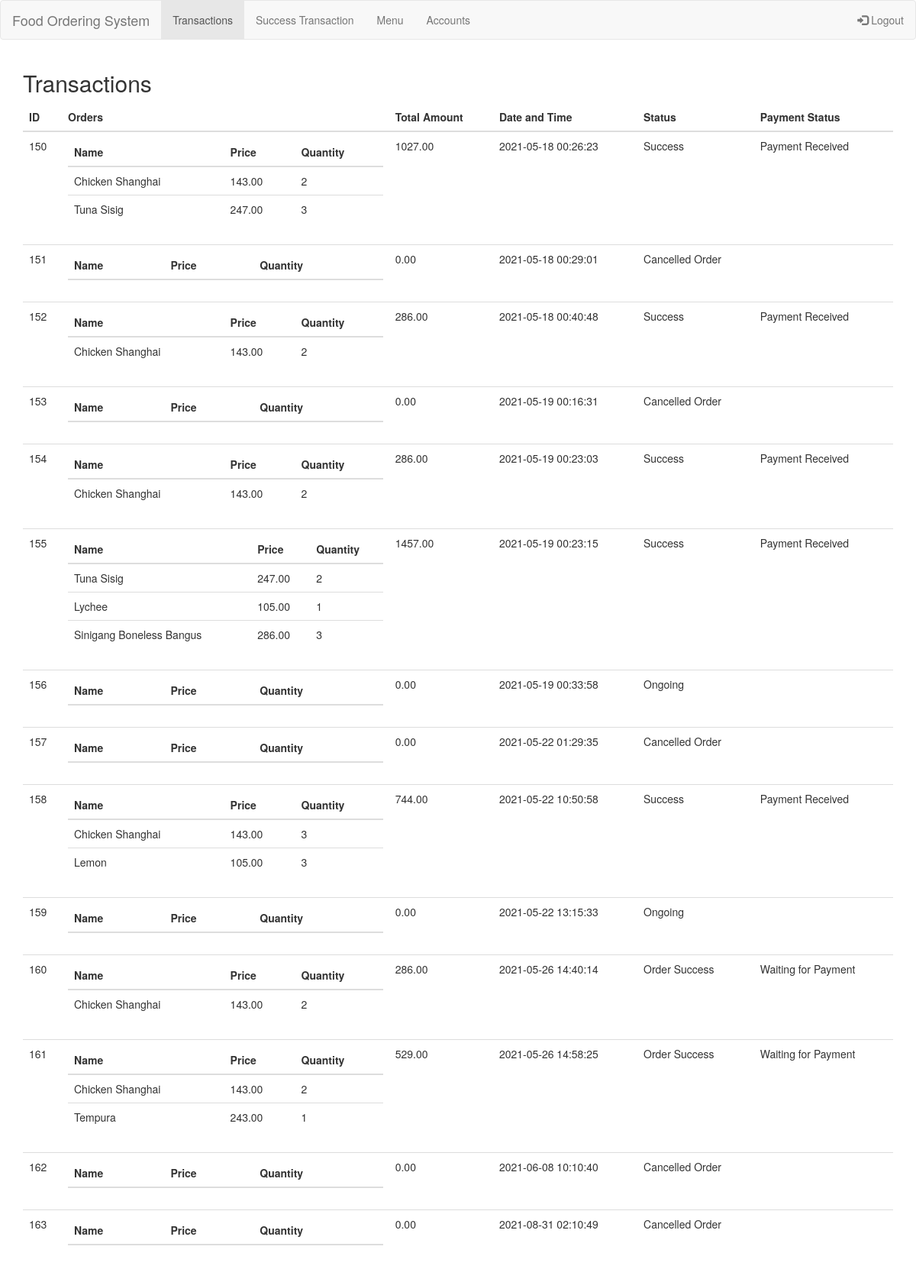
Page /admin/transaction.php (signed in) on the committed database.
### tables this page shows
CREATE TABLE `transactions` (
  `id` int(11) NOT NULL AUTO_INCREMENT,
  `status` varchar(255) DEFAULT NULL,
  `total` decimal(10,2) DEFAULT NULL,
  `datetime` datetime DEFAULT NULL,
  `paymentstatus` varchar(255) DEFAULT NULL,
  `foodserve` varchar(255) DEFAULT NULL,
  `user_id` int(11) DEFAULT NULL,
  PRIMARY KEY (`id`) USING BTREE,
  KEY `user_id` (`user_id`),
  CONSTRAINT `transactions_ibfk_1` FOREIGN KEY (`user_id`) REFERENCES `user_accounts` (`id`)
);

CREATE TABLE `orders` (
  `id` int(11) NOT NULL AUTO_INCREMENT,
  `transaction_id` int(11) DEFAULT NULL,
  `menu_id` int(11) DEFAULT NULL,
  `quantity` varchar(255) DEFAULT NULL,
  PRIMARY KEY (`id`) USING BTREE,
  KEY `transaction_id` (`transaction_id`) USING BTREE,
  KEY `menu_id` (`menu_id`) USING BTREE,
  CONSTRAINT `orders_ibfk_1` FOREIGN KEY (`transaction_id`) REFERENCES `transactions` (`id`),
  CONSTRAINT `orders_ibfk_2` FOREIGN KEY (`menu_id`) REFERENCES `menu` (`id`)
);

CREATE TABLE `menu` (
  `id` int(11) NOT NULL AUTO_INCREMENT,
  `name` varchar(255) DEFAULT NULL,
  `price` decimal(10,2) DEFAULT NULL,
  `category` varchar(255) DEFAULT NULL,
  `photo` varchar(255) DEFAULT NULL,
  PRIMARY KEY (`id`) USING BTREE
);

### admin/transaction.php (the view, shortened to what this page needs)
<!DOCTYPE html>
<html lang="en">
<head>
    <link rel="stylesheet" href="template/bootstrap.min.css">
</head>
<?php include_once("../dbconfig.php"); ?>
<body>
    <nav class="navbar navbar-default">
        <div class="container-fluid">
            <div class="navbar-header">
                <a class="navbar-brand" href="#">Food Ordering System</a>
            </div>
            <ul class="nav navbar-nav">
                <li class="active"><a href="transaction.php">Transactions</a></li>
		<li><a href="stransaction.php">Success Transaction</a></li>
                <li><a href="menu.php">Menu</a></li>
		<li><a href="account.php">Accounts</a></li>
            </ul>
            <ul class="nav navbar-nav navbar-right">
                <li><a href="loginsession.php?ses=1"><span class="glyphicon glyphicon-log-in"></span> Logout</a></li>
            </ul>
        </div>
    </nav>
    <div class="container">
        <h2>Transactions</h2>
        <table class="table">
            <thead>
                <tr>
                    <th>ID</th>
                    <th>Orders</th>
                    <th>Total Amount</th>
                    <th>Date and Time</th>
                    <th>Status</th>
			<th>Payment Status</th>
                </tr>
            </thead>
            <tbody>
                <?php
                $sql = "SELECT
                transactions.id as tid,
                transactions.`status` as tstatus,
                transactions.total as ttotal,
                transactions.datetime as dt,
		transactions.paymentstatus as payments,
		transactions.user_id as userid
                FROM
                transactions
                ";
                $res = mysqli_query($db, $sql);
                if (mysqli_num_rows($res) > 0) {
                    while ($rowTrans = mysqli_fetch_assoc($res)) {
                ?>
                        <tr>
                            <td> <?php echo $rowTrans['tid'] ?> </td>
                            <td>
                                <table class="table">
                                    <thead>
                                        <tr>
                                            <th>Name</th>
                                            <th>Price</th>
                                            <th>Quantity</th>
                                        </tr>
                                    </thead>
                                    <tbody>
                                        <?php
                                        $orders = "
                                        SELECT
                                        menu.id as s_mid,
                                        menu.`name` as mname,
                                        menu.price as mprice,
                                        menu.category,
                                        menu.photo,
                                        orders.id as s_oid,
                                        orders.transaction_id,
                                        orders.menu_id,
                                        orders.quantity as oquantity
                                        FROM
                                        menu
                                        INNER JOIN orders ON orders.menu_id = menu.id WHERE orders.transaction_id = " . $rowTrans['tid'] . " AND  orders.quantity != 0
                                        ";
                                        $result = mysqli_query($db, $orders);
                                        if (mysqli_num_rows($result) > 0) {
                                            while ($row = mysqli_fetch_assoc($result)) {
                                        ?>
                                                <tr>
                                                    <td> <?php echo $row['mname'] ?> </td>
                                                    <td> <?php echo $row['mprice'] ?></td>
                                                    <td> <?php echo $row['oquantity'] ?> </td>
                                                </tr>
                                        <?php
                                            }
                                        }
                                        ?>
                                    </tbody>
                                </table>
                            </td>
                            <td> <?php echo $rowTrans['ttotal'] ?> </td>
                            <td> <?php echo $rowTrans['dt'] ?> </td>
                            <td> <?php echo $rowTrans['tstatus'] ?> </td>
				<td> <?php echo $rowTrans['payments'] ?> </td>
                        </tr>
                <?php
                    }
                } else {
                    echo '<script>alert("No data found!")</script>';
                }
                ?>
            </tbody>
        </table>
    </div>
</body>
</html>

### rows in the picture
transactions: id "150", total "1027.00", datetime "2021-05-18 00:26:23", status "Success", paymentstatus "Payment Received"
orders: menu.name "Chicken Shanghai", menu.price "143.00", quantity "2"
orders: menu.name "Tuna Sisig", menu.price "247.00", quantity "3"
transactions: id "151", total "0.00", datetime "2021-05-18 00:29:01", status "Cancelled Order"
transactions: id "152", total "286.00", datetime "2021-05-18 00:40:48", status "Success", paymentstatus "Payment Received"
orders: menu.name "Chicken Shanghai", menu.price "143.00", quantity "2"
transactions: id "153", total "0.00", datetime "2021-05-19 00:16:31", status "Cancelled Order"
transactions: id "154", total "286.00", datetime "2021-05-19 00:23:03", status "Success", paymentstatus "Payment Received"
orders: menu.name "Chicken Shanghai", menu.price "143.00", quantity "2"
transactions: id "155", total "1457.00", datetime "2021-05-19 00:23:15", status "Success", paymentstatus "Payment Received"
orders: menu.name "Tuna Sisig", menu.price "247.00", quantity "2"
orders: menu.name "Lychee", menu.price "105.00", quantity "1"
orders: menu.name "Sinigang Boneless Bangus", menu.price "286.00", quantity "3"
transactions: id "156", total "0.00", datetime "2021-05-19 00:33:58", status "Ongoing"
transactions: id "157", total "0.00", datetime "2021-05-22 01:29:35", status "Cancelled Order"
transactions: id "158", total "744.00", datetime "2021-05-22 10:50:58", status "Success", paymentstatus "Payment Received"
orders: menu.name "Chicken Shanghai", menu.price "143.00", quantity "3"
orders: menu.name "Lemon", menu.price "105.00", quantity "3"
transactions: id "159", total "0.00", datetime "2021-05-22 13:15:33", status "Ongoing"
transactions: id "160", total "286.00", datetime "2021-05-26 14:40:14", status "Order Success", paymentstatus "Waiting for Payment"
orders: menu.name "Chicken Shanghai", menu.price "143.00", quantity "2"
transactions: id "161", total "529.00", datetime "2021-05-26 14:58:25", status "Order Success", paymentstatus "Waiting for Payment"
orders: menu.name "Chicken Shanghai", menu.price "143.00", quantity "2"
orders: menu.name "Tempura", menu.price "243.00", quantity "1"
transactions: id "162", total "0.00", datetime "2021-06-08 10:10:40", status "Cancelled Order"
transactions: id "163", total "0.00", datetime "2021-08-31 02:10:49", status "Cancelled Order"
